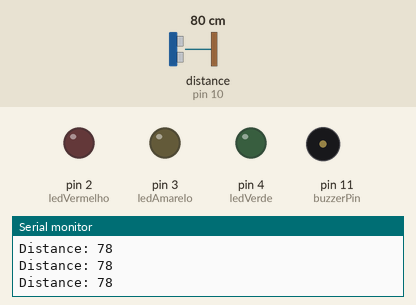
Simulated run of this sketch. Board: Arduino Uno, built with avr-gcc and run on an emulated ATmega328P. Shown: output pins drawn as LEDs (lit = HIGH), buzzer (waves = sounding), the last lines printed to the serial monitor. Wiring (inferred from the names in the program): ultrasonic range finder: trigger pin 9; echo pin 10. The test bench sets the inputs (shaded band); at power-on: distance to the obstacle (sensor on pin 10) 80 cm. The echo pulse lasts 58.3 µs per cm; pins used as bus, display or sensor lines are not drawn.

Above: at 1.2 s.
1.3 s: distance to the obstacle (sensor on pin 10) set to 2 cm
At 2.2 s:
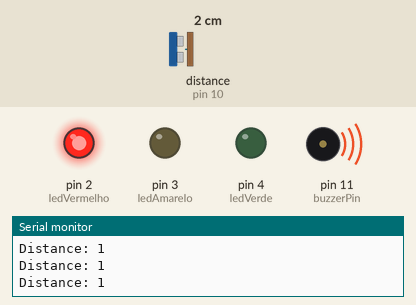
4.3 s: distance to the obstacle (sensor on pin 10) set to 18 cm
At 5.3 s:
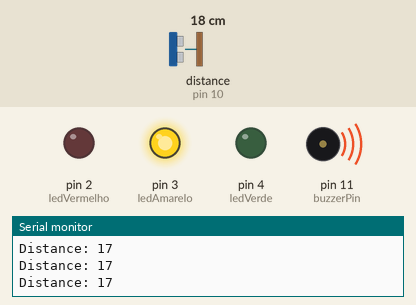
5.8 s: distance to the obstacle (sensor on pin 10) set to 25 cm
At 6.2 s:
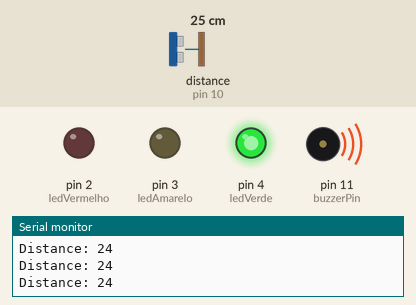
7.3 s: distance to the obstacle (sensor on pin 10) set to 4 cm
At 7.5 s:
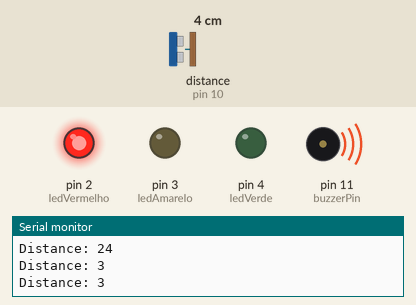
10.3 s: distance to the obstacle (sensor on pin 10) set to 35 cm
At 10.8 s:
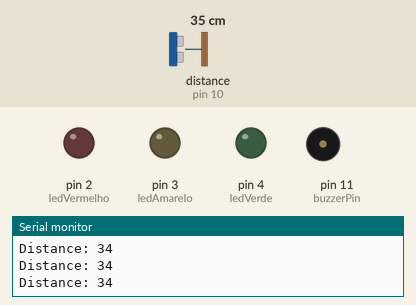
Timing chart, 0 to 12.8 s (numbered marks = the images above; inputs shaded):
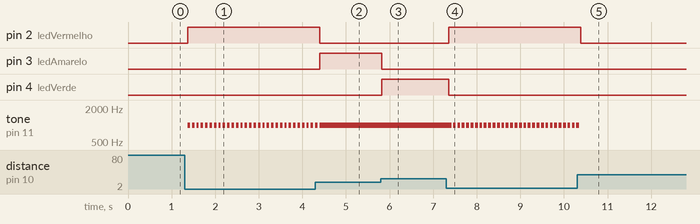

Measured:
- the behaviour switches between 21 and 22 cm on distance to the obstacle (sensor on pin 10) (found by bisection; images 2 and 3)
- after the input at 1.3 s, pin 2 (ledVermelho): LOW → HIGH after 0.07 s; tone on pin 11 (buzzerPin): alternates 1000 Hz for 0.06 s and silent for 0.05 s, starting after 0.07 s
- after the input at 4.3 s, pin 2 (ledVermelho): HIGH → LOW after 0.10 s; pin 3 (ledAmarelo): LOW → HIGH after 0.10 s; tone on pin 11 (buzzerPin): goes on until 4.4 s, then stays 1000 Hz
- after the input at 5.8 s, pin 3 (ledAmarelo): HIGH → LOW at once; pin 4 (ledVerde): LOW → HIGH at once
- after the input at 7.3 s, pin 2 (ledVermelho): LOW → HIGH after 0.06 s; pin 4 (ledVerde): HIGH → LOW after 0.06 s; tone on pin 11 (buzzerPin): alternates 1000 Hz for 0.07 s and silent for 0.04 s, starting after 0.12 s
- after the input at 10.3 s, pin 2 (ledVermelho): HIGH → LOW after 0.09 s; tone on pin 11 (buzzerPin): goes on until 10.4 s, then stays silent

The sketch:

estacionamento_bip.ino
```cpp
const int trigPin = 9;      // Define o pino de disparo (trigger)
const int echoPin = 10;     // Define o pino de eco (echo)
const int ledAmarelo = 3;   // Define o pino para o LED amarelo
const int ledVerde = 4;     // Define o pino para o LED verde
const int ledVermelho = 2;  // Define o pino para o LED vermelho
const int buzzerPin = 11;   // Define o pino para o buzzer

long duration;              // Variável para armazenar o tempo do pulso
int distance;               // Variável para armazenar a distância calculada

void setup() {
  pinMode(trigPin, OUTPUT);    // Configura o pino trigPin como saída
  pinMode(echoPin, INPUT);     // Configura o pino echoPin como entrada
  pinMode(ledAmarelo, OUTPUT); // Configura o pino para LED amarelo como saída
  pinMode(ledVerde, OUTPUT);   // Configura o pino para LED verde como saída
  pinMode(ledVermelho, OUTPUT);// Configura o pino para LED vermelho como saída
  pinMode(buzzerPin, OUTPUT);  // Configura o pino para o buzzer como saída

  Serial.begin(9600);          // Inicia a comunicação serial a 9600 bps
}

void loop() {
  // Limpa o pino trigPin
  digitalWrite(trigPin, LOW);
  delayMicroseconds(2); // Aguarda 2 microssegundos

  // Envia um pulso no trigPin para iniciar a medição
  digitalWrite(trigPin, HIGH);
  delayMicroseconds(10); // Pulso de 10 microssegundos
  digitalWrite(trigPin, LOW);

  // Lê o tempo do pulso no echoPin
  duration = pulseIn(echoPin, HIGH);

  // Calcula a distância
  distance = duration * 0.034 / 2; // A fórmula é distância = (tempo * velocidade do som) / 2

  // Imprime a distância no monitor serial
  Serial.print("Distance: ");
  Serial.println(distance);

  // Lógica para acender os LEDs com base na distância
  if (distance < 10) {
    // A distância é menor que 10 cm, acende o LED vermelho
    digitalWrite(ledVermelho, HIGH);
    digitalWrite(ledAmarelo, LOW);
    digitalWrite(ledVerde, LOW);
  } else if (distance >= 10 && distance <= 20) {
    // A distância está entre 10 cm e 20 cm, acende o LED amarelo
    digitalWrite(ledVermelho, LOW);
    digitalWrite(ledAmarelo, HIGH);
    digitalWrite(ledVerde, LOW);
  } else if (distance > 20 && distance <= 30) {
    // A distância está entre 20 cm e 30 cm, acende o LED verde
    digitalWrite(ledVermelho, LOW);
    digitalWrite(ledAmarelo, LOW);
    digitalWrite(ledVerde, HIGH);
  } else if (distance > 30) {
    // A distância é maior que 30 cm, desliga todos os LEDs
    digitalWrite(ledVermelho, LOW);
    digitalWrite(ledAmarelo, LOW);
    digitalWrite(ledVerde, LOW);
  }

  // Lógica para o bip de proximidade
  if (distance < 30) { // Quando a distância for menor que 30 cm
    int beepDuration = map(distance, 0, 30, 50, 200);  // Mapeia a distância para uma duração de beep (mais rápido conforme a proximidade)
    tone(buzzerPin, 1000, beepDuration);  // Toca o buzzer (frequência 1000 Hz e duração variável)
  } else {
    noTone(buzzerPin);  // Desliga o buzzer se a distância for maior que 30 cm
  }

  delay(100); // Aguarda 100 milissegundos antes de medir novamente
}
```
